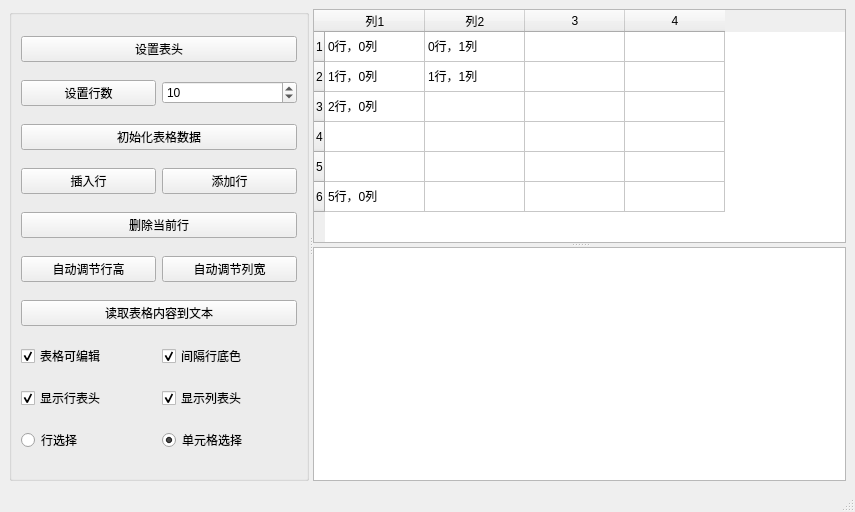
<?xml version="1.0" encoding="UTF-8"?>
<ui version="4.0">
 <class>QTableWidgetMainWindow</class>
 <widget class="QMainWindow" name="QTableWidgetMainWindow">
  <property name="geometry">
   <rect>
    <x>0</x>
    <y>0</y>
    <width>855</width>
    <height>512</height>
   </rect>
  </property>
  <property name="windowTitle">
   <string>MainWindow</string>
  </property>
  <widget class="QWidget" name="centralwidget">
   <layout class="QGridLayout" name="gridLayout_2">
    <item row="0" column="0">
     <widget class="QSplitter" name="splitter_2">
      <property name="orientation">
       <enum>Qt::Horizontal</enum>
      </property>
      <widget class="QGroupBox" name="groupBox">
       <property name="maximumSize">
        <size>
         <width>300</width>
         <height>16777215</height>
        </size>
       </property>
       <property name="title">
        <string/>
       </property>
       <layout class="QGridLayout" name="gridLayout">
        <item row="0" column="0" colspan="2">
         <widget class="QPushButton" name="btnSetHeader">
          <property name="minimumSize">
           <size>
            <width>0</width>
            <height>25</height>
           </size>
          </property>
          <property name="text">
           <string>设置表头</string>
          </property>
         </widget>
        </item>
        <item row="1" column="0">
         <widget class="QPushButton" name="btnSetRows">
          <property name="minimumSize">
           <size>
            <width>0</width>
            <height>25</height>
           </size>
          </property>
          <property name="text">
           <string>设置行数</string>
          </property>
         </widget>
        </item>
        <item row="1" column="1">
         <widget class="QSpinBox" name="spinRowCount">
          <property name="minimum">
           <number>2</number>
          </property>
          <property name="value">
           <number>10</number>
          </property>
         </widget>
        </item>
        <item row="2" column="0" colspan="2">
         <widget class="QPushButton" name="btnIniData">
          <property name="minimumSize">
           <size>
            <width>0</width>
            <height>25</height>
           </size>
          </property>
          <property name="text">
           <string>初始化表格数据</string>
          </property>
         </widget>
        </item>
        <item row="3" column="0">
         <widget class="QPushButton" name="btnInsertRow">
          <property name="text">
           <string>插入行</string>
          </property>
         </widget>
        </item>
        <item row="3" column="1">
         <widget class="QPushButton" name="btnAppendRow">
          <property name="text">
           <string>添加行</string>
          </property>
         </widget>
        </item>
        <item row="4" column="0" colspan="2">
         <widget class="QPushButton" name="btnDelCurRow">
          <property name="text">
           <string>删除当前行</string>
          </property>
         </widget>
        </item>
        <item row="5" column="0">
         <widget class="QPushButton" name="btnAutoHeght">
          <property name="text">
           <string>自动调节行高</string>
          </property>
         </widget>
        </item>
        <item row="5" column="1">
         <widget class="QPushButton" name="btnAutoWidth">
          <property name="text">
           <string>自动调节列宽</string>
          </property>
         </widget>
        </item>
        <item row="6" column="0" colspan="2">
         <widget class="QPushButton" name="btnReadToEdit">
          <property name="minimumSize">
           <size>
            <width>0</width>
            <height>25</height>
           </size>
          </property>
          <property name="text">
           <string>读取表格内容到文本</string>
          </property>
         </widget>
        </item>
        <item row="7" column="0">
         <widget class="QCheckBox" name="chkBoxTabEditable">
          <property name="text">
           <string>表格可编辑</string>
          </property>
          <property name="checked">
           <bool>true</bool>
          </property>
         </widget>
        </item>
        <item row="7" column="1">
         <widget class="QCheckBox" name="chkBoxRowColor">
          <property name="text">
           <string>间隔行底色</string>
          </property>
          <property name="checked">
           <bool>true</bool>
          </property>
         </widget>
        </item>
        <item row="8" column="0">
         <widget class="QCheckBox" name="chkBoxHeaderH">
          <property name="text">
           <string>显示行表头</string>
          </property>
          <property name="checked">
           <bool>true</bool>
          </property>
         </widget>
        </item>
        <item row="8" column="1">
         <widget class="QCheckBox" name="chkBoxHeaderV">
          <property name="text">
           <string>显示列表头</string>
          </property>
          <property name="checked">
           <bool>true</bool>
          </property>
         </widget>
        </item>
        <item row="9" column="0">
         <widget class="QRadioButton" name="rBtnSelectRow">
          <property name="text">
           <string>行选择</string>
          </property>
          <property name="checked">
           <bool>false</bool>
          </property>
         </widget>
        </item>
        <item row="9" column="1">
         <widget class="QRadioButton" name="rBtnSelectItem">
          <property name="text">
           <string>单元格选择</string>
          </property>
          <property name="checked">
           <bool>true</bool>
          </property>
         </widget>
        </item>
       </layout>
      </widget>
      <widget class="QSplitter" name="splitter">
       <property name="orientation">
        <enum>Qt::Vertical</enum>
       </property>
       <widget class="QTableWidget" name="tableInfo">
        <property name="alternatingRowColors">
         <bool>false</bool>
        </property>
        <property name="rowCount">
         <number>6</number>
        </property>
        <property name="columnCount">
         <number>4</number>
        </property>
        <attribute name="horizontalHeaderDefaultSectionSize">
         <number>100</number>
        </attribute>
        <row/>
        <row/>
        <row/>
        <row/>
        <row/>
        <row/>
        <column>
         <property name="text">
          <string>列1</string>
         </property>
        </column>
        <column>
         <property name="text">
          <string>列2</string>
         </property>
        </column>
        <column>
         <property name="text">
          <string>3</string>
         </property>
        </column>
        <column/>
        <item row="0" column="0">
         <property name="text">
          <string>0行，0列</string>
         </property>
        </item>
        <item row="0" column="1">
         <property name="text">
          <string>0行，1列</string>
         </property>
        </item>
        <item row="1" column="0">
         <property name="text">
          <string>1行，0列</string>
         </property>
        </item>
        <item row="1" column="1">
         <property name="text">
          <string>1行，1列</string>
         </property>
        </item>
        <item row="2" column="0">
         <property name="text">
          <string>2行，0列</string>
         </property>
        </item>
        <item row="5" column="0">
         <property name="text">
          <string>5行，0列</string>
         </property>
        </item>
       </widget>
       <widget class="QPlainTextEdit" name="textEdit"/>
      </widget>
     </widget>
    </item>
   </layout>
  </widget>
  <widget class="QMenuBar" name="menubar">
   <property name="geometry">
    <rect>
     <x>0</x>
     <y>0</y>
     <width>855</width>
     <height>23</height>
    </rect>
   </property>
  </widget>
  <widget class="QStatusBar" name="statusBar"/>
 </widget>
 <resources/>
 <connections/>
</ui>
